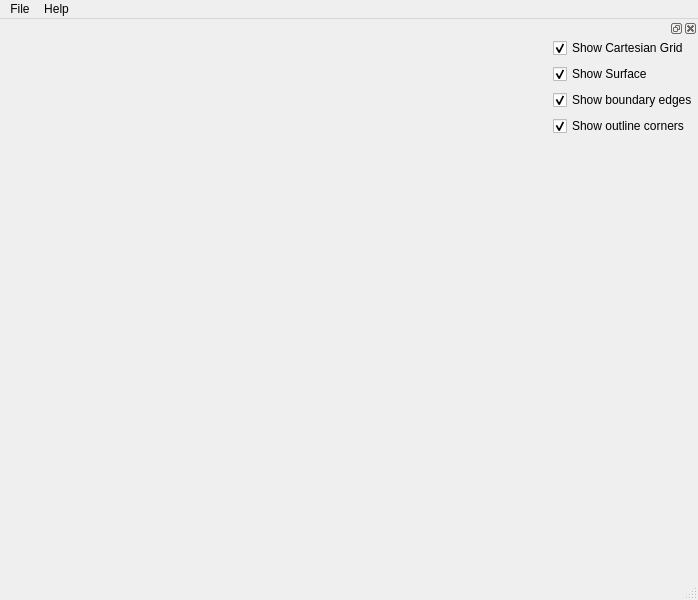
<?xml version="1.0" encoding="UTF-8"?>
<ui version="4.0">
 <class>msvQFFSMainWindow</class>
 <widget class="QMainWindow" name="msvQFFSMainWindow">
  <property name="geometry">
   <rect>
    <x>0</x>
    <y>0</y>
    <width>698</width>
    <height>600</height>
   </rect>
  </property>
  <property name="windowTitle">
   <string>FFS - Multi Scale Visualization Toolkit</string>
  </property>
  <property name="windowIcon">
   <iconset resource="../msvQFFS.qrc">
    <normaloff>:/Logo/icon.png</normaloff>:/Logo/icon.png</iconset>
  </property>
  <widget class="QWidget" name="centralwidget">
   <layout class="QVBoxLayout" name="verticalLayout_3" stretch="1">
    <property name="margin">
     <number>0</number>
    </property>
    <item>
     <widget class="QVTKWidget" name="threeDView" native="true"/>
    </item>
   </layout>
  </widget>
  <widget class="QMenuBar" name="menubar">
   <property name="geometry">
    <rect>
     <x>0</x>
     <y>0</y>
     <width>698</width>
     <height>20</height>
    </rect>
   </property>
   <widget class="QMenu" name="menuFile">
    <property name="title">
     <string>File</string>
    </property>
    <addaction name="actionOpen"/>
    <addaction name="actionClose"/>
    <addaction name="actionExit"/>
   </widget>
   <widget class="QMenu" name="menuHelp">
    <property name="title">
     <string>Help</string>
    </property>
    <addaction name="actionAboutFFSApplication"/>
   </widget>
   <addaction name="menuFile"/>
   <addaction name="menuHelp"/>
  </widget>
  <widget class="QStatusBar" name="statusbar"/>
  <widget class="QDockWidget" name="ecgReviewPanel">
   <property name="allowedAreas">
    <set>Qt::LeftDockWidgetArea|Qt::RightDockWidgetArea</set>
   </property>
   <attribute name="dockWidgetArea">
    <number>2</number>
   </attribute>
   <widget class="QWidget" name="dockWidgetContents_3">
    <property name="sizePolicy">
     <sizepolicy hsizetype="Fixed" vsizetype="Fixed">
      <horstretch>0</horstretch>
      <verstretch>0</verstretch>
     </sizepolicy>
    </property>
    <layout class="QVBoxLayout" name="verticalLayout">
     <property name="margin">
      <number>0</number>
     </property>
     <item>
      <widget class="QCheckBox" name="showCartesianGrid">
       <property name="text">
        <string>Show Cartesian Grid</string>
       </property>
       <property name="checked">
        <bool>true</bool>
       </property>
      </widget>
     </item>
     <item>
      <widget class="QCheckBox" name="showSurface">
       <property name="text">
        <string>Show Surface</string>
       </property>
       <property name="checked">
        <bool>true</bool>
       </property>
      </widget>
     </item>
     <item>
      <widget class="QCheckBox" name="showBoundaryEdges">
       <property name="text">
        <string>Show boundary edges</string>
       </property>
       <property name="checked">
        <bool>true</bool>
       </property>
      </widget>
     </item>
     <item>
      <widget class="QCheckBox" name="showOutlineCorners">
       <property name="text">
        <string>Show outline corners</string>
       </property>
       <property name="checked">
        <bool>true</bool>
       </property>
      </widget>
     </item>
    </layout>
   </widget>
  </widget>
  <action name="actionOpen">
   <property name="text">
    <string>Open...</string>
   </property>
   <property name="shortcut">
    <string>Ctrl+O</string>
   </property>
   <property name="iconVisibleInMenu">
    <bool>true</bool>
   </property>
  </action>
  <action name="actionExit">
   <property name="text">
    <string>Exit</string>
   </property>
   <property name="shortcut">
    <string>Ctrl+Q</string>
   </property>
  </action>
  <action name="actionClose">
   <property name="text">
    <string>Close</string>
   </property>
   <property name="shortcut">
    <string>Ctrl+X</string>
   </property>
  </action>
  <action name="actionAboutFFSApplication">
   <property name="text">
    <string>About FFS Application</string>
   </property>
   <property name="iconVisibleInMenu">
    <bool>true</bool>
   </property>
  </action>
 </widget>
 <customwidgets>
  <customwidget>
   <class>QVTKWidget</class>
   <extends>QWidget</extends>
   <header>QVTKWidget.h</header>
   <container>1</container>
  </customwidget>
 </customwidgets>
 <resources>
  <include location="../msvQFFS.qrc"/>
 </resources>
 <connections/>
</ui>
